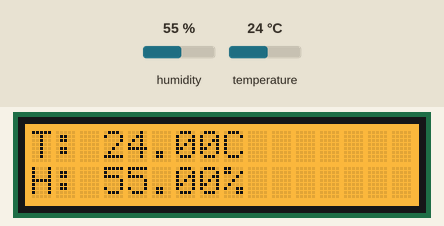
This program was run on a simulated Arduino Uno WiFi Rev2. On the bench: 16×2 character LCD. The test bench sets the inputs (shaded band); at power-on: temperature 24 °C, humidity 55 %. What the program prints to the serial monitor is not drawn.

Above: at 2.6 s.
2.7 s: temperature set to 12 °C
At 4.6 s:
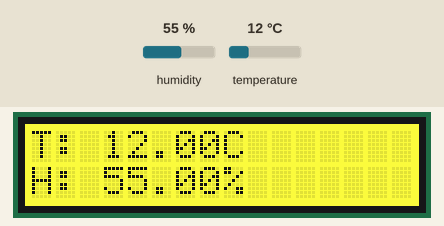
5.7 s: temperature set to 28 °C
At 7.1 s:
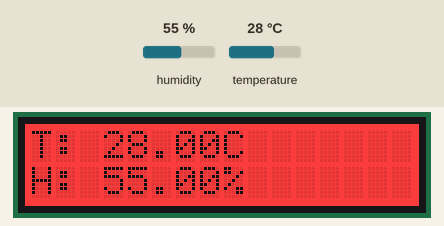
8.7 s: temperature set to 4 °C
At 10.9 s:
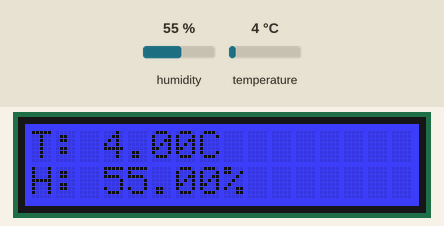
11.7 s: temperature set to 6 °C
At 13.3 s:
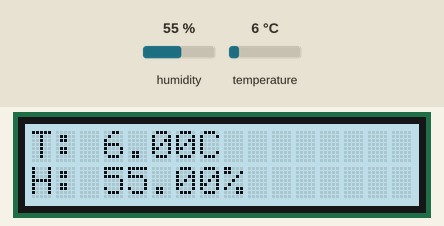
14.7 s: humidity set to 22 %
At 17.0 s:
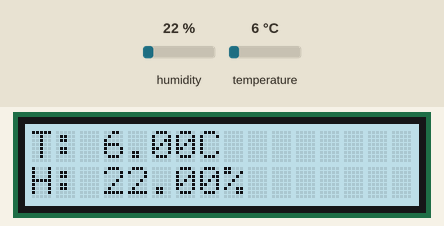
Timing chart, 0 to 18.5 s (numbered marks = the images above; inputs shaded):
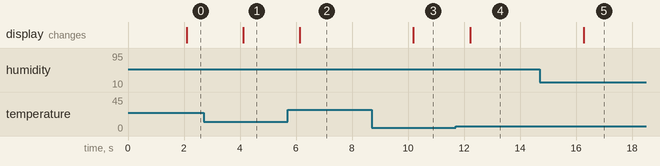

Measured:
- after the input at 2.7 s, the display: changes after 1.4 s (image 1)
- after the input at 5.7 s, the display: changes after 0.44 s (image 2)
- after the input at 8.7 s, the display: changes after 1.5 s (image 3)
- after the input at 11.7 s, the display: changes after 0.52 s (image 4)
- after the input at 14.7 s, the display: changes after 1.6 s (image 5)

The program:

main.cpp
```cpp
#include <Arduino.h>
#include <DHT.h>
#include <Adafruit_Sensor.h>
#include <Wire.h>
#include "rgb_lcd.h"

rgb_lcd lcd;
int colorR = 255;
int colorG = 0;
int colorB = 0;

// Define the pin where the DHT22 data pin is connected
#define DHTPIN 4

// Define the type of DHT sensor
#define DHTTYPE DHT22

// Initialize DHT sensor
DHT dht(DHTPIN, DHTTYPE);

void setup() {
    // Start serial communication for debugging
    Serial.begin(9600);

    // Initialize the DHT sensor
    dht.begin();

    // Initialize the LCD
    lcd.begin(16, 2);
    lcd.setRGB(colorR, colorG, colorB);

    Serial.println("DHT22 sensor and LCD initialization complete.");
}

void loop() {
    // Wait a few seconds between measurements
    delay(2000);

    // Reading temperature and humidity from the DHT22 sensor
    float humidity = dht.readHumidity();
    float temperature = dht.readTemperature();

    // Check if any readings failed and exit early (to try again)
    if (isnan(humidity) || isnan(temperature)) {
        Serial.println("Failed to read from DHT sensor!");
        lcd.clear();
        lcd.print("Read Error!");
        return;
    }

    // Print the results to the Serial Monitor
    Serial.print("Humidity: ");
    Serial.print(humidity);
    Serial.print(" %\t");
    Serial.print("Temperature: ");
    Serial.print(temperature);
    Serial.println(" °C");

    // Set the RGB color based on the temperature
    if (temperature >= 28) {
        // Very Hot - Bright Red
        colorR = 255;
        colorG = 0;
        colorB = 0;
    }
    else if (temperature >= 15 && temperature < 28) {
        // Warm - Orange
        colorR = 255;
        colorG = 165;
        colorB = 0;
    }
    else if (temperature >= 10 && temperature < 15) {
        // Mild - Yellow
        colorR = 255;
        colorG = 255;
        colorB = 0;
    }
    else if (temperature >= 5 && temperature < 10) {
        // Cool - Light Blue
        colorR = 173;
        colorG = 216;
        colorB = 230;
    }
    else if (temperature >= 0 && temperature < 5) {
        // Cold - Blue
        colorR = 0;
        colorG = 0;
        colorB = 255;
    }
    else if (temperature < 0) {
        // Very Cold - Dark Blue
        colorR = 0;
        colorG = 0;
        colorB = 139;
    }

    lcd.setRGB(colorR, colorG, colorB);

    lcd.clear();  // Clear the LCD screen
    lcd.setCursor(0, 0);  // Set cursor to the first row, first column
    lcd.print("T: ");
    lcd.print(temperature);
    lcd.print("C");

    lcd.setCursor(0, 1);  // Set cursor to the second row, first column
    lcd.print("H: ");
    lcd.print(humidity);
    lcd.print("%");
}
```
